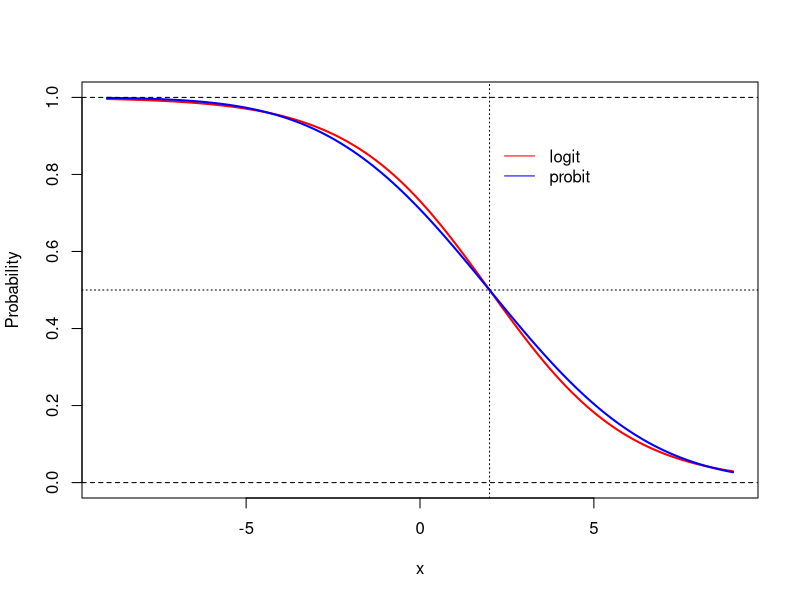
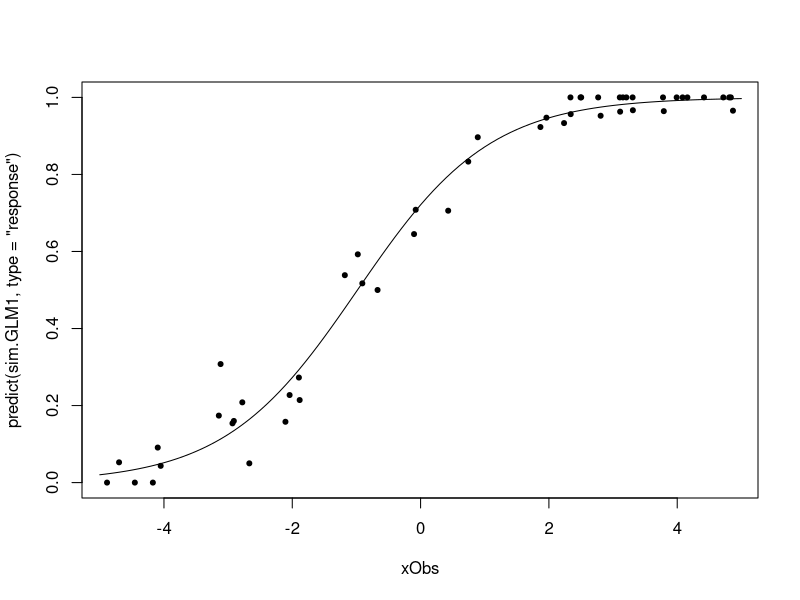
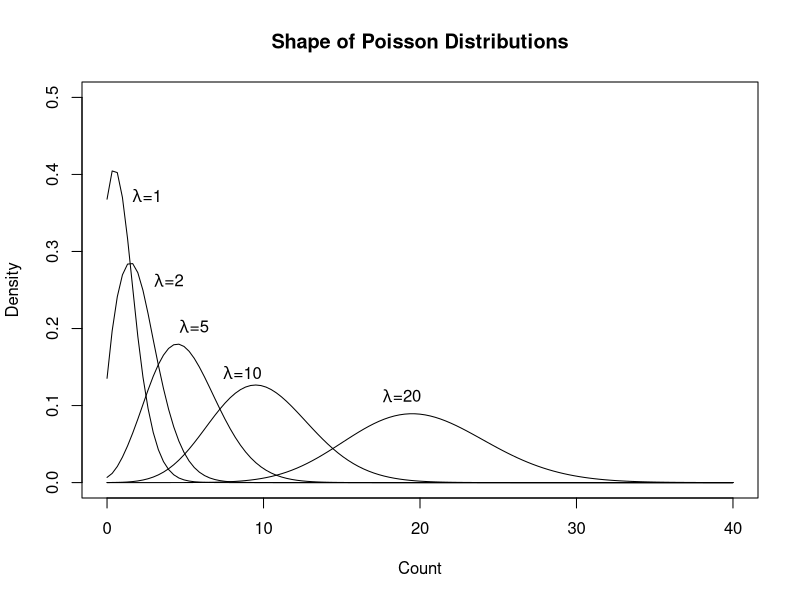
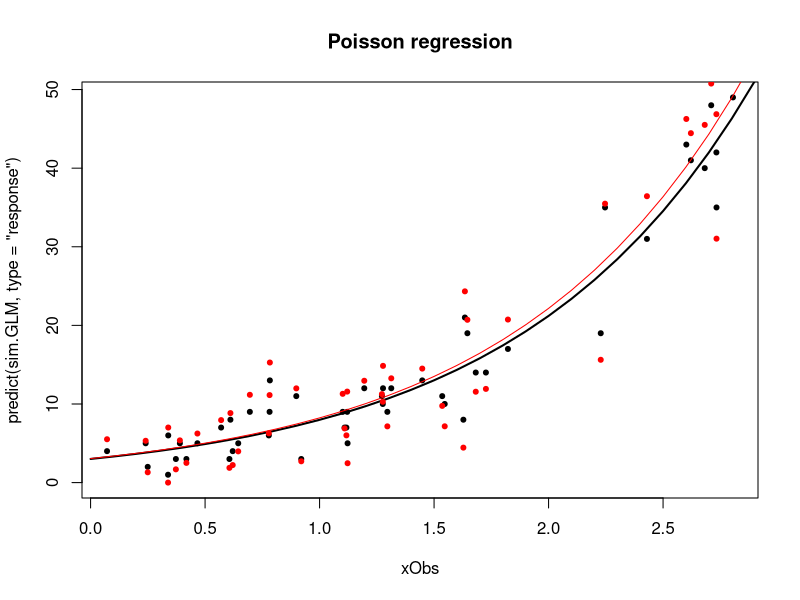
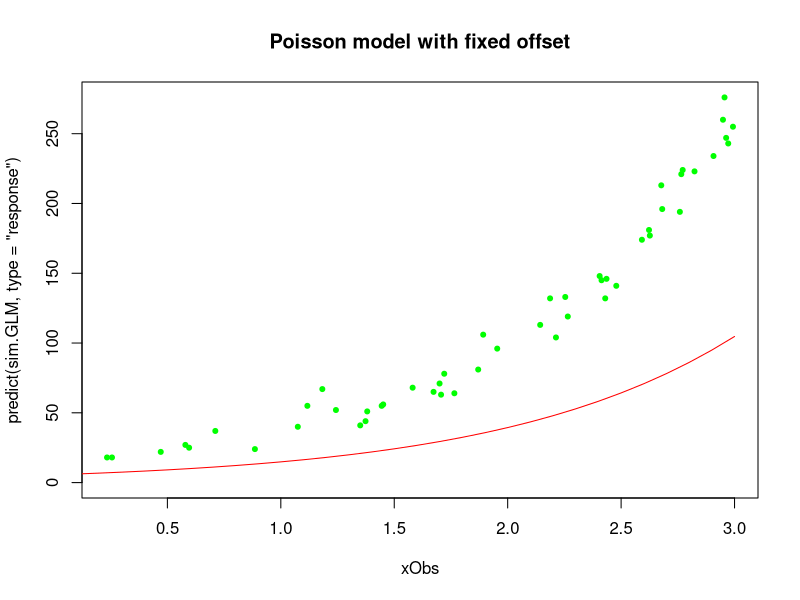

These charts were generated, in order, by the following R code:
rm(list=ls(all=TRUE))
###########################################################################################
##  Explore the shape of the logistic probability curve in dependence of the logit=a+b*x ##
###########################################################################################
x <- seq(-9,9,by=0.1)

a <- 1      #Intercept
b <- -0.5   # slope

logit <- a+b*x
prob <- 1/(1+exp(-(logit)))

plot(x,prob,type="l",ylim=c(0,1),col="red",lwd=2,
     ylab="Probability")
abline(v=-a/b,lty=3)            # 0.5 prob point is at -a/b
abline(h=0.5,lty=3)

##  Overlay probit curve
p2lScale <- sqrt(pi^2/3)                 # Scale to match variance of logit and probit functions
prob <- pnorm(logit/p2lScale)            # This is the probit
lines(x,prob,col="blue",lwd=2)
abline(h=c(0,1),lty=2)
legend(2,0.9, legend=c("logit","probit"), lty=1, col=c("red","blue"),bty="n")

###############################################
##   Simulate binary data and estimate model ##
###############################################
rm(list=ls(all=TRUE))
a <- 1; b <- 1                              # Increase slope to see increasing discrimination power
nObs <- 50                                  # Reduce number of observations to see instability of results
#nSize <- rep(1,nObs)                       # Binary distribution
nSize <- rpois(nObs,lambda=20)+1            # Binomial distribution's population at risk
xObs <- runif(nObs,-5,5)                    # Random X
yObs <- vector(mode="numeric", length=nObs) # Initialize vector for Probs

## Generate random 0/1 or rates with given probability and population at risk
yProb <- 1/(1+exp(-(a+b*xObs)))             # Get probabilities by inverse logit in linear predictor
for (i in 1:nObs) {                         # Simulate binomial distributed counts
  yObs[i] <- rbinom(1, nSize[i], yProb[i])
  }
simDF <- data.frame(yObs, yProb, nSize, xObs)

## Fit model binary and binomial model. Binary shortcut: glm(yObs~xObs, ...)
rate <- yObs/nSize
sim.GLM1 <- glm( rate ~ xObs, weights=nSize,     # Rates specification with 
               family=binomial(link="logit"),    # population at risk weights 
               data=simDF)     
summary(sim.GLM1)

## Plot results
plot(xObs, predict(sim.GLM1, type="response"), ylim=c(0,1), type="n")
if (sum(nSize - rep(1,nObs))==0) {             # For binary model
    rug(xObs[yObs==0],side=1)
    rug(xObs[yObs==1],side=3)
  } else {                                     # For binomial model with rates
    points(xObs,yObs/nSize, pch=20) }

## Add predicted line
lines( seq(-5,5,by=0.1),
       predict(sim.GLM1,newdata=data.frame(xObs=seq(-5,5,by=0.1)),type="response"))

##############################
## Poisson model for counts ##
##############################

## Explore shapes of the Poisson distribution
rm(list=ls(all=TRUE))
plot(0:40,dpois(0:40,1), xlab="Count", ylab="Density", ylim=c(0,0.5), type="n",
     main="Shape of Poisson Distributions")
for (i in c(1,2,5,10,20)) lines(spline(0:40,dpois(0:40,i)))
text(1, 0.37, expression(lambda,"  =1"),pos=4)
text(2.4, 0.26, expression(lambda,"  =2"),pos=4)
text(4, 0.20, expression(lambda,"  =5"),pos=4)
text(6.8, 0.14, expression(lambda,"  =10"),pos=4)
text(17, 0.11, expression(lambda,"  =20"),pos=4)

rm(list=ls(all=TRUE))
nObs <- 50
a <- 1; b <- 1
xLow <- 0; xHi <- 3
# Generate Data
xObs <- runif(nObs,xLow,xHi)
lambda <- exp(a+b*xObs)           # inverse link function "exp" for Poisson GLM
yObs <- rep(0,nObs)               # initialize output vector
for (i in 1:nObs) {               # simulate counts subject to expectation lambda
  yObs[i] <- rpois(1,lambda[i])
  }
simDF <- data.frame(yObs,lambda,xObs)

## Estimate Poisson model
sim.GLM <- glm(yObs~xObs, family=poisson(link="log"), data=simDF)
summary(sim.GLM)

## Plot model
plot(xObs, predict(sim.GLM,type="response"), ylim=c(0,max(simDF$yObs)), type="n",
     main="Poisson regression")
points(xObs,yObs,pch=20)
lines( seq(xLow,xHi,by=0.1),
       predict(sim.GLM,newdata=data.frame(xObs=seq(xLow,xHi,by=0.1)),type="response"),
       lwd=2)

##################################################
## Poisson model for counts with overdispersion ##
##################################################

# increase spread of yObs, i.e., overdispersion
addSpread <- runif(nObs, 0, sqrt(lambda))
yObs[yObs < lambda] <- yObs[yObs < lambda] - addSpread[yObs < lambda]
yObs[yObs > lambda] <- yObs[yObs > lambda] + addSpread[yObs > lambda]
yObs[yObs < 0] <- 0
simDF <- data.frame(yObs,lambda,xObs,addSpread)

# Estimate Poisson model with offset
sim.GLM <- glm(yObs~xObs, family=quasipoisson, data=simDF)  # log of offset important
summary(sim.GLM)

# Plot model
points(xObs,yObs,pch=20, col="red")
lines( seq(xLow,xHi,by=0.1),
       predict(sim.GLM,newdata=data.frame(xObs=seq(xLow,xHi,by=0.1)),type="response"),
       col="red")

##########################################
## Poisson model for counts with Offset ##
##########################################
rm(list=ls(all=TRUE))
nObs <- 50
a <- 1; b <- 1
xLow <- 0; xHi <- 3

# Generate Data
xObs <- runif(nObs,xLow,xHi)
shift <- rep(5,nObs)                # Shifts lambda by factor 5
lambda <- exp(a+b*xObs+log(shift))  # the Offset is on the same scale as expected counts
yObs <- rep(0,nObs)
for (i in 1:nObs) {
  yObs[i] <- rpois(1,lambda[i])
  }
simDF <- data.frame(yObs,lambda,xObs,shift)

# Estimate Poisson model with offset
sim.GLM <- glm(yObs~xObs, family=poisson(link="log"), offset=log(shift), data=simDF)  # log of offset important
summary(sim.GLM)

# Plot model
plot(xObs, predict(sim.GLM,type="response"), ylim=c(0,max(simDF$yObs)), type="n",
     main="Poisson model with fixed offset")
points(xObs,yObs,pch=20, col="green")
lines(seq(xLow, xHi, by=0.1), predict(sim.GLM, type="response",
                              newdata=data.frame(xObs=seq(xLow, xHi, by=0.1), shift=2)),
       col="red")

